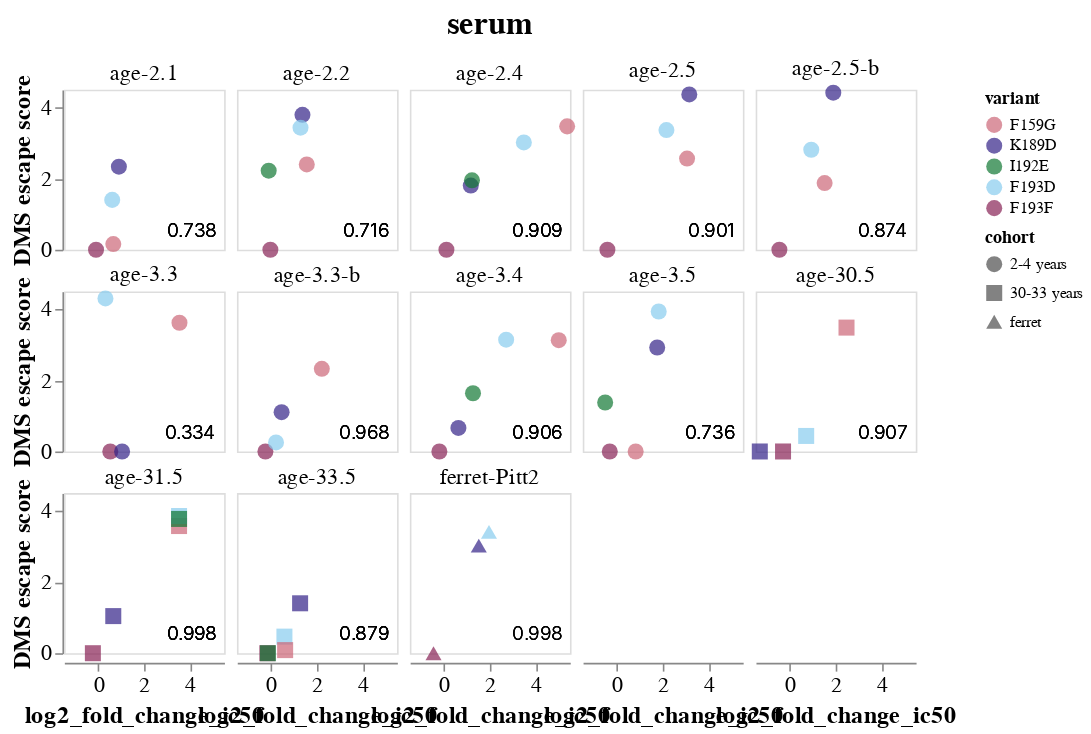

Write notebook code for a chart like this one.
### Code cell
ic_col = [col for col in corr_df.columns if 'ic' in col][0]

variant_order = ['F159G', 'K189D', 'I192E', 'F193D', 'F193F']

custom_color_scheme = ['#CC6677', '#332288', '#117733', 
                   '#88CCEE', '#882255', '#44AA99', '#DDCC77', '#999933', '#AA4499']

corrs = (
    alt.Chart()
    .mark_point(filled=True, size=100)
    .encode(
        x=alt.X(ic_col, title=ic_col),
        y=alt.Y('escape', title='DMS escape score'),
        color=alt.Color('variant:N', scale=alt.Scale(range=custom_color_scheme, domain=variant_order)),
        shape=alt.Shape('cohort:N'),
        tooltip=['variant', 'serum', ic_col, 'escape']
    )
    .properties(
        title=serum,
        width=100,
        height=100
    )
)

r_text = alt.Chart().mark_text(
    align='right',
    baseline='bottom',
    fontSize=12,
    fontWeight=300
).encode(
    x=alt.value(95),
    y=alt.value(95),
    text='r:N'
)



# faceted_corrs = alt.layer(
#     corrs, data=corr_df
# ).facet(
#     facet='serum:N',
#     columns=4,
#     title=None
# )


faceted_corrs = alt.layer(
    corrs, r_text, data=corr_df, 
).facet(
    facet=alt.Facet(
        'serum:N',
        header=alt.Header(
            titleFontSize=20,
            labelFontSize=14,
            labelPadding=3
    )
    ),
    
    spacing=1,
    columns=5
).configure_axis(
    grid=False,
    labelFontSize=14,
    titleFontSize=15,
)

faceted_corrs.save(
    'scratch_notebooks/figure_drafts/perth09_analysis/faceted-corrs_ic50.png',
    scale_factor=2.0
)

faceted_corrs

### Figure 1 — Vega-Lite specification as saved in the notebook (floating-point values rounded to 4 significant figures)
{"config": {"view": {"continuousWidth": 300, "continuousHeight": 300}, "axis": {"grid": false, "labelFontSize": 14, "titleFontSize": 15}}, "data": {"name": "data-527ccefe5bdff6d24cdf0acf7e7fa983"}, "facet": {"field": "serum", "header": {"labelFontSize": 14, "labelPadding": 3, "titleFontSize": 20}, "type": "nominal"}, "spec": {"layer": [{"mark": {"type": "point", "filled": true, "size": 100}, "encoding": {"color": {"field": "variant", "scale": {"domain": ["F159G", "K189D", "I192E", "F193D", "F193F"], "range": ["#CC6677", "#332288", "#117733", "#88CCEE", "#882255", "#44AA99", "#DDCC77", "#999933", "#AA4499"]}, "type": "nominal"}, "shape": {"field": "cohort", "type": "nominal"}, "tooltip": [{"field": "variant", "type": "nominal"}, {"field": "serum", "type": "nominal"}, {"field": "log2_fold_change_ic50", "type": "quantitative"}, {"field": "escape", "type": "quantitative"}], "x": {"field": "log2_fold_change_ic50", "title": "log2_fold_change_ic50", "type": "quantitative"}, "y": {"field": "escape", "title": "DMS escape score", "type": "quantitative"}}, "title": "ferret-Pitt2"}, {"mark": {"type": "text", "align": "right", "baseline": "bottom", "fontSize": 12, "fontWeight": 300}, "encoding": {"text": {"field": "r", "type": "nominal"}, "x": {"value": 95}, "y": {"value": 95}}}], "height": 100, "width": 100}, "columns": 5, "spacing": 1, "$schema": "https://vega.github.io/schema/vega-lite/v5.8.0.json", "datasets": {"data-527ccefe5bdff6d24cdf0acf7e7fa983": [{"serum": "age-2.1", "variant": "F193F", "log2_fold_change_ic50": -0.1009, "escape": 0.0, "cohort": "2-4 years", "r": 0.738}, {"serum": "age-2.1", "variant": "K189D", "log2_fold_change_ic50": 0.8984, "escape": 2.336, "cohort": "2-4 years", "r": 0.738}, {"serum": "age-2.1", "variant": "F193D", "log2_fold_change_ic50": 0.6063, "escape": 1.402, "cohort": "2-4 years", "r": 0.738}, {"serum": "age-2.1", "variant": "F159G", "log2_fold_change_ic50": 0.6534, "escape": 0.1604, "cohort": "2-4 years", "r": 0.738}, {"serum": "age-2.2", "variant": "F193F", "log2_fold_change_ic50": -0.03878, "escape": 0.0, "cohort": "2-4 years", "r": 0.716}, {"serum": "age-2.2", "variant": "K189D", "log2_fold_change_ic50": 1.364, "escape": 3.793, "cohort": "2-4 years", "r": 0.716}, {"serum": "age-2.2", "variant": "F193D", "log2_fold_change_ic50": 1.279, "escape": 3.431, "cohort": "2-4 years", "r": 0.716}, {"serum": "age-2.2", "variant": "F159G", "log2_fold_change_ic50": 1.553, "escape": 2.399, "cohort": "2-4 years", "r": 0.716}, {"serum": "age-2.2", "variant": "I192E", "log2_fold_change_ic50": -0.1118, "escape": 2.224, "cohort": "2-4 years", "r": 0.716}, {"serum": "age-2.4", "variant": "F193F", "log2_fold_change_ic50": 0.09891, "escape": 0.0, "cohort": "2-4 years", "r": 0.909}, {"serum": "age-2.4", "variant": "F159G", "log2_fold_change_ic50": 5.376, "escape": 3.468, "cohort": "2-4 years", "r": 0.909}, {"serum": "age-2.4", "variant": "F193D", "log2_fold_change_ic50": 3.484, "escape": 3.016, "cohort": "2-4 years", "r": 0.909}, {"serum": "age-2.4", "variant": "K189D", "log2_fold_change_ic50": 1.164, "escape": 1.803, "cohort": "2-4 years", "r": 0.909}, {"serum": "age-2.4", "variant": "I192E", "log2_fold_change_ic50": 1.216, "escape": 1.952, "cohort": "2-4 years", "r": 0.909}, {"serum": "age-2.5", "variant": "F193F", "log2_fold_change_ic50": -0.4228, "escape": 0.0, "cohort": "2-4 years", "r": 0.901}, {"serum": "age-2.5", "variant": "K189D", "log2_fold_change_ic50": 3.158, "escape": 4.367, "cohort": "2-4 years", "r": 0.901}, {"serum": "age-2.5", "variant": "F193D", "log2_fold_change_ic50": 2.158, "escape": 3.365, "cohort": "2-4 years", "r": 0.901}, {"serum": "age-2.5", "variant": "F159G", "log2_fold_change_ic50": 3.06, "escape": 2.562, "cohort": "2-4 years", "r": 0.901}, {"serum": "age-2.5-b", "variant": "F193F", "log2_fold_change_ic50": -0.4628, "escape": 0.0, "cohort": "2-4 years", "r": 0.874}, {"serum": "age-2.5-b", "variant": "F159G", "log2_fold_change_ic50": 1.514, "escape": 1.874, "cohort": "2-4 years", "r": 0.874}, {"serum": "age-2.5-b", "variant": "K189D", "log2_fold_change_ic50": 1.893, "escape": 4.415, "cohort": "2-4 years", "r": 0.874}, {"serum": "age-2.5-b", "variant": "F193D", "log2_fold_change_ic50": 0.931, "escape": 2.81, "cohort": "2-4 years", "r": 0.874}, {"serum": "age-3.3", "variant": "F193F", "log2_fold_change_ic50": 0.5217, "escape": 0.0, "cohort": "2-4 years", "r": 0.334}, {"serum": "age-3.3", "variant": "F159G", "log2_fold_change_ic50": 3.547, "escape": 3.619, "cohort": "2-4 years", "r": 0.334}, {"serum": "age-3.3", "variant": "K189D", "log2_fold_change_ic50": 1.039, "escape": 0.0, "cohort": "2-4 years", "r": 0.334}, {"serum": "age-3.3", "variant": "F193D", "log2_fold_change_ic50": 0.3103, "escape": 4.302, "cohort": "2-4 years", "r": 0.334}, {"serum": "age-3.3-b", "variant": "F193F", "log2_fold_change_ic50": -0.2552, "escape": 0.0, "cohort": "2-4 years", "r": 0.968}, {"serum": "age-3.3-b", "variant": "F159G", "log2_fold_change_ic50": 2.211, "escape": 2.323, "cohort": "2-4 years", "r": 0.968}, {"serum": "age-3.3-b", "variant": "K189D", "log2_fold_change_ic50": 0.4526, "escape": 1.105, "cohort": "2-4 years", "r": 0.968}, {"serum": "age-3.3-b", "variant": "F193D", "log2_fold_change_ic50": 0.2079, "escape": 0.2549, "cohort": "2-4 years", "r": 0.968}, {"serum": "age-3.4", "variant": "F193F", "log2_fold_change_ic50": -0.2092, "escape": 0.0, "cohort": "2-4 years", "r": 0.906}, {"serum": "age-3.4", "variant": "F159G", "log2_fold_change_ic50": 5.01, "escape": 3.128, "cohort": "2-4 years", "r": 0.906}, {"serum": "age-3.4", "variant": "F193D", "log2_fold_change_ic50": 2.71, "escape": 3.143, "cohort": "2-4 years", "r": 0.906}, {"serum": "age-3.4", "variant": "K189D", "log2_fold_change_ic50": 0.6229, "escape": 0.6625, "cohort": "2-4 years", "r": 0.906}, {"serum": "age-3.4", "variant": "I192E", "log2_fold_change_ic50": 1.261, "escape": 1.636, "cohort": "2-4 years", "r": 0.906}, {"serum": "age-3.5", "variant": "F193F", "log2_fold_change_ic50": -0.3191, "escape": 0.0, "cohort": "2-4 years", "r": 0.736}, {"serum": "age-3.5", "variant": "K189D", "log2_fold_change_ic50": 1.755, "escape": 2.922, "cohort": "2-4 years", "r": 0.736}, {"serum": "age-3.5", "variant": "F193D", "log2_fold_change_ic50": 1.82, "escape": 3.935, "cohort": "2-4 years", "r": 0.736}, {"serum": "age-3.5", "variant": "F159G", "log2_fold_change_ic50": 0.8136, "escape": 0.0, "cohort": "2-4 years", "r": 0.736}, {"serum": "age-3.5", "variant": "I192E", "log2_fold_change_ic50": -0.5205, "escape": 1.376, "cohort": "2-4 years", "r": 0.736}, {"serum": "age-30.5", "variant": "F193F", "log2_fold_change_ic50": -0.3032, "escape": 0.0, "cohort": "30-33 years", "r": 0.907}, {"serum": "age-30.5", "variant": "F159G", "log2_fold_change_ic50": 2.472, "escape": 3.482, "cohort": "30-33 years", "r": 0.907}, {"serum": "age-30.5", "variant": "K189D", "log2_fold_change_ic50": -1.319, "escape": 0.0, "cohort": "30-33 years", "r": 0.907}, {"serum": "age-30.5", "variant": "F193D", "log2_fold_change_ic50": 0.7081, "escape": 0.4366, "cohort": "30-33 years", "r": 0.907}, {"serum": "age-31.5", "variant": "F193F", "log2_fold_change_ic50": -0.2394, "escape": 0.0, "cohort": "30-33 years", "r": 0.998}, {"serum": "age-31.5", "variant": "F159G", "log2_fold_change_ic50": 3.529, "escape": 3.574, "cohort": "30-33 years", "r": 0.998}, {"serum": "age-31.5", "variant": "K189D", "log2_fold_change_ic50": 0.6527, "escape": 1.043, "cohort": "30-33 years", "r": 0.998}, {"serum": "age-31.5", "variant": "F193D", "log2_fold_change_ic50": 3.529, "escape": 3.857, "cohort": "30-33 years", "r": 0.998}, {"serum": "age-31.5", "variant": "I192E", "log2_fold_change_ic50": 3.529, "escape": 3.774, "cohort": "30-33 years", "r": 0.998}, {"serum": "age-33.5", "variant": "F193F", "log2_fold_change_ic50": -0.1717, "escape": 0.0, "cohort": "30-33 years", "r": 0.879}, {"serum": "age-33.5", "variant": "K189D", "log2_fold_change_ic50": 1.262, "escape": 1.403, "cohort": "30-33 years", "r": 0.879}, {"serum": "age-33.5", "variant": "F193D", "log2_fold_change_ic50": 0.5759, "escape": 0.466, "cohort": "30-33 years", "r": 0.879}, {"serum": "age-33.5", "variant": "F159G", "log2_fold_change_ic50": 0.6068, "escape": 0.08695, "cohort": "30-33 years", "r": 0.879}, {"serum": "age-33.5", "variant": "I192E", "log2_fold_change_ic50": -0.1446, "escape": 0.0, "cohort": "30-33 years", "r": 0.879}, {"serum": "ferret-Pitt2", "variant": "F193F", "log2_fold_change_ic50": -0.4649, "escape": 0.0, "cohort": "ferret", "r": 0.998}, {"serum": "ferret-Pitt2", "variant": "K189D", "log2_fold_change_ic50": 1.514, "escape": 3.023, "cohort": "ferret", "r": 0.998}, {"serum": "ferret-Pitt2", "variant": "F193D", "log2_fold_change_ic50": 1.96, "escape": 3.411, "cohort": "ferret", "r": 0.998}]}}
